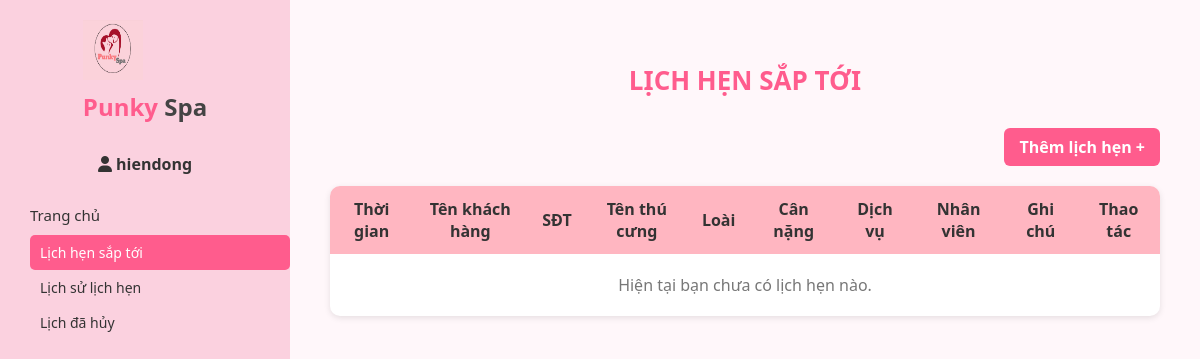
Before: /lich-hen/sap-toi/ (signed in) with the older database file.
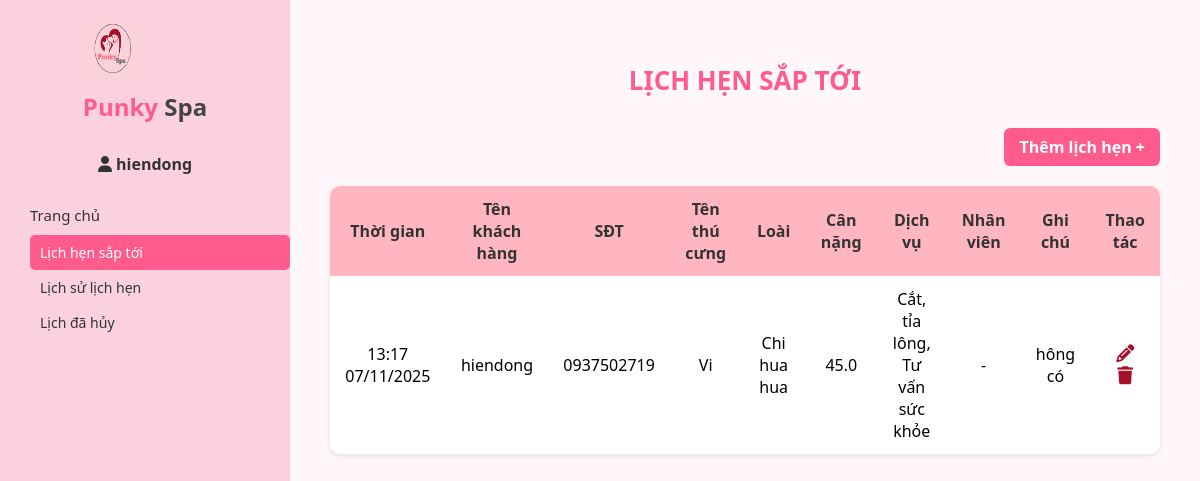
After: the same page with the newer database file.
### LichHen/models.py (models this page shows, shortened)
class LichHen(models.Model):
    phone_validator = RegexValidator(
        regex=r'^\d{10}$',
        message="Số điện thoại phải gồm đúng 10 chữ số."
    )
    TRANG_THAI_CHOICES = [
        ('sap_toi', 'Sắp tới'),
        ('hoan_thanh', 'Hoàn thành'),
        ('huy', 'Đã hủy'),
    ]
    khach_hang = models.ForeignKey(
        KhachHang,
        on_delete=models.CASCADE,
        help_text="Khách hàng đặt lịch hẹn."
    )
    thu_cung = models.ForeignKey(
        ThuCung,
        on_delete=models.CASCADE,
        help_text="Thú cưng được chăm sóc."
    )
    nhan_vien = models.ForeignKey(
        NhanVien,
        on_delete=models.SET_NULL,
        null=True, blank=True,
        help_text="Nhân viên phụ trách dịch vụ."
    )
    so_dien_thoai = models.CharField(
        max_length=10,
        validators=[phone_validator],
        blank=False,  # ❌ không được để trống
        null=False,  # ❌ không được null
        verbose_name="Số điện thoại"
    )
    thoi_gian = models.DateTimeField(help_text="Thời gian thực hiện dịch vụ.")
    ghi_chu = models.TextField(blank=True, help_text="Ghi chú đặc biệt của khách hàng.")
    trang_thai = models.CharField(max_length=20, choices=TRANG_THAI_CHOICES, default='sap_toi')
    ly_do_huy = models.TextField(blank=True, null=True)

class DV_LichHen(models.Model):
    lich_hen = models.ForeignKey(LichHen, on_delete=models.CASCADE)
    dich_vu = models.ForeignKey('DV.DichVu', on_delete=models.CASCADE)

### TK/models.py (models this page shows, shortened)
class KhachHang(models.Model):
    user = models.OneToOneField(User, on_delete=models.CASCADE, null=True, blank=True)
    ho_ten = models.CharField(max_length=100, blank=True)
    so_dien_thoai = models.CharField(max_length=15)
    dia_chi = models.CharField(max_length=255)
    gioi_tinh = models.CharField(max_length=1, choices=[('M', 'Nam'), ('F', 'Nữ')])
    ngay_sinh = models.DateField(null=True, blank=True)
    email = models.EmailField(max_length=255, blank=True)
    ngay_tham_gia = models.DateField(auto_now_add=True)

class ThuCung(models.Model):
    khach_hang = models.ForeignKey(KhachHang, on_delete=models.CASCADE)
    ten_thucung = models.CharField(max_length=100)
    loai = models.CharField(max_length=100)
    tuoi = models.IntegerField()
    can_nang = models.FloatField(null=True, blank=True)
    ghi_chu = models.TextField(blank=True)

### DV/models.py (models this page shows, shortened)
class DichVu(models.Model):
    ten_dich_vu = models.CharField(max_length=100, verbose_name="Tên dịch vụ")
    mo_ta = models.TextField(verbose_name="Mô tả", blank=True)
    gia = models.DecimalField(max_digits=10, decimal_places=2, verbose_name="Giá")
    hinh_anh = models.ImageField(upload_to="dichvu/", blank=True, null=True, verbose_name="Hình ảnh")

### LichHen/views.py (the view)
# urls.py: path('sap-toi/', views.lich_hen_sap_toi, name='lich_hen_sap_toi'),
@login_required(login_url='/dangnhap/')
def lich_hen_sap_toi(request):
    khach_hang = KhachHang.objects.filter(user=request.user).first()
    if not khach_hang:
        messages.error(request, "Tài khoản này chưa có thông tin khách hàng.")
        return render(request, 'lichhen/lich_hen_sap_toi.html', {'lich_hens': []})
    lich_hens = LichHen.objects.filter(
        khach_hang_id=khach_hang.id,
        trang_thai='sap_toi'
    ).select_related('thu_cung', 'khach_hang').order_by('thoi_gian')
    return render(request, 'lichhen/lich_hen_sap_toi.html', {'lich_hens': lich_hens})

### TB/context_processors.py (called while the page is built)
def thong_bao_moi(request):
    thong_baos_moi = []
    if request.user.is_authenticated:
        thong_baos_moi = ThongBao.objects.filter(
            nguoi_nhan=request.user, da_doc=False
        ).order_by('-ngay_tao')[:5]
    return {'thong_baos_moi': thong_baos_moi}

### LichHen/templates/lichhen/lich_hen_sap_toi.html (shortened to what this page needs)
{% load static %}
{% load humanize %}
<!DOCTYPE html>
<html lang="vi">
<head>
  <link rel="stylesheet" href="{% static 'lichhen/style.css' %}">
  <link rel="stylesheet" href="https://cdnjs.cloudflare.com/ajax/libs/font-awesome/6.5.0/css/all.min.css">
</head>
<body>
<div class="container">
  <aside class="sidebar">
    <div class="logo">
      <img src="{% static 'trangchu/logo.png' %}" alt="Punky Spa">
      <h2><span class="pink">Punky</span> Spa</h2>
    </div>
    <div class="user-info">
      <i class="fa fa-user"></i> {{ request.user.username }}
    </div>
    <nav>
      <a href="{% url 'home' %}">Trang chủ</a>
      <div class="dropdown-content">
        <a href="{% url 'lich_hen_sap_toi' %}" class="active">Lịch hẹn sắp tới</a>
        <a href="{% url 'lich_su_lich_hen' %}">Lịch sử lịch hẹn</a>
        <a href="{% url 'lich_da_huy' %}">Lịch đã hủy</a>
      </div>
    </nav>
  </aside>
  <div class="main-content">
    <h2>Lịch hẹn sắp tới</h2>
    <a href="{% url 'them_lich_hen' %}" class="btn-add">Thêm lịch hẹn +</a>
    <table>
      <thead>
        <tr>
          <th>Thời gian</th>
          <th>Tên khách hàng</th>
          <th>SĐT</th>
          <th>Tên thú cưng</th>
          <th>Loài</th>
          <th>Cân nặng</th>
          <th>Dịch vụ</th>
          <th>Nhân viên</th>
          <th>Ghi chú</th>
          <th>Thao tác</th>
        </tr>
      </thead>
      <tbody>
        {% for lich in lich_hens %}
        <tr>
          <td>{{ lich.thoi_gian|date:"H:i d/m/Y" }}</td>
          <td>{{ lich.khach_hang.ho_ten }}</td>
          <td>{{ lich.so_dien_thoai }}</td>
          <td>{{ lich.thu_cung.ten_thucung }}</td>
          <td>{{ lich.thu_cung.loai }}</td>
          <td>{{ lich.thu_cung.can_nang }}</td>
          <td>
            {% for dv in lich.dv_lichhen_set.all %}
              {{ dv.dich_vu.ten_dich_vu }}{% if not forloop.last %}, {% endif %}
            {% empty %}-{% endfor %}
          </td>
          <td>{% if lich.nhan_vien %}{{ lich.nhan_vien.ho_ten }}{% else %}-{% endif %}</td>
          <td>{{ lich.ghi_chu|default:"-" }}</td>
          <td class="action-icons">
            <a href="{% url 'sua_lich_hen' lich.id %}" title="Chỉnh sửa lịch hẹn"><i class="fa fa-pencil"></i></a>
            <a href="{% url 'xoa_lich_hen' lich.id %}" title="Hủy lịch hẹn" style="text-decoration:none;color:#a61028;">
              <i class="fa fa-trash"></i>
            </a>
          </td>
        </tr>
        {% empty %}
        <tr><td colspan="10" class="no-data">Hiện tại bạn chưa có lịch hẹn nào.</td></tr>
        {% endfor %}
      </tbody>
    </table>
  </div>
</div>
</body>
</html>

Changed rows visible on the page:
added LichHen: thoi_gian "13:17 07/11/2025", khach_hang.ho_ten "hiendong", so_dien_thoai "0937502719", thu_cung.ten_thucung "Vi", thu_cung.loai "Chi hua hua", thu_cung.can_nang "45.0", ghi_chu "hông có"
added DV_LichHen: dich_vu.ten_dich_vu "Cắt, tỉa lông"
added DV_LichHen: dich_vu.ten_dich_vu "Tư vấn sức khỏe"
Other visible differences:
text no longer shown: "Hiện tại bạn chưa có lịch hẹn nào."
